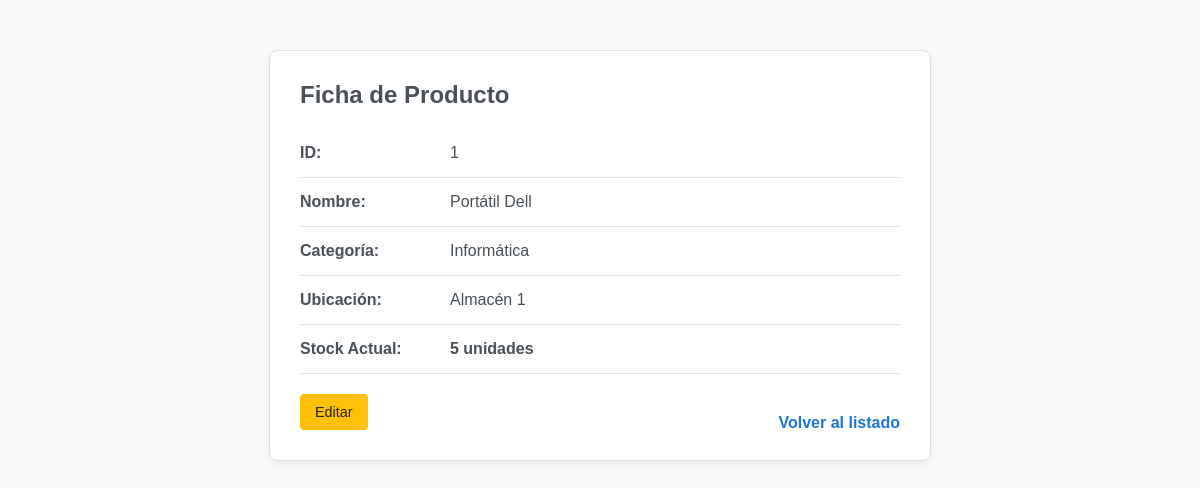
Page /items_show.php?id=1 (signed in) on the committed database.
### tables this page shows
CREATE TABLE IF NOT EXISTS items (
    id INT AUTO_INCREMENT PRIMARY KEY,
    nombre VARCHAR(100) NOT NULL,
    categoria VARCHAR(50),
    ubicacion VARCHAR(50),
    stock INT DEFAULT 0
);

### app/utils.php (called while the page is built, shortened)
<?php
function e($texto) {
    return htmlspecialchars($texto, ENT_QUOTES, 'UTF-8');
}

### public/items_show.php (the view, shortened to what this page needs)
<?php
require_once __DIR__ . '/../app/pdo.php';
require_once __DIR__ . '/../app/utils.php';
$id = $_GET['id'] ?? null;
$stmt = $pdo->prepare("SELECT * FROM items WHERE id = :id");
$stmt->execute([':id' => $id]);
$item = $stmt->fetch();
?>
<!DOCTYPE html>
<html lang="es">
<head>
    <link rel="stylesheet" href="css/styles.css">
</head>
<body>
    <div class="detail-card">
        <h2 style="margin-top: 0;">Ficha de Producto</h2>
        <div class="detail-row">
            <span class="detail-label">ID:</span>
            <span class="detail-value"><?= e($item['id']) ?></span>
        </div>
        <div class="detail-row">
            <span class="detail-label">Nombre:</span>
            <span class="detail-value"><?= e($item['nombre']) ?></span>
        </div>
        <div class="detail-row">
            <span class="detail-label">Categoría:</span>
            <span class="detail-value"><?= e($item['categoria']) ?></span>
        </div>
        <div class="detail-row">
            <span class="detail-label">Ubicación:</span>
            <span class="detail-value"><?= e($item['ubicacion']) ?></span>
        </div>
        <div class="detail-row">
            <span class="detail-label">Stock Actual:</span>
            <span class="detail-value" style="font-weight: bold;">
                <?= e($item['stock']) ?> unidades
            </span>
        </div>
        <div style="margin-top: 20px;">
            <a href="items_form.php?id=<?= $item['id'] ?>" class="btn btn-warning">Editar</a>
            <a href="index.php" class="btn-back" style="float: right;">Volver al listado</a>
        </div>
    </div>
</body>
</html>

### public/css/styles.css (style rules this page uses)
:root { --fondo-cuerpo: #f8f9fa; --fondo-tarjeta: #ffffff; --fondo-input: #ffffff; --texto-principal: #495057; --borde: #dee2e6; --azul-marca: #1f75d5; --sombra: rgba(0, 0, 0, 0.05); }
body { font-family: 'Verdana', sans-serif; background-color: var(--fondo-cuerpo); color: var(--texto-principal); margin: 0; padding: 0; }
.btn, button { padding: 10px 15px; border-radius: 4px; text-decoration: none; display: inline-block; font-size: 0.9rem; border: none; cursor: pointer; transition: opacity 0.3s; color: white !important; }
.btn-warning { background-color: #ffc107 !important; color: #212529 !important; }

### public/items_show.php (style rules this page uses)
.detail-card { max-width: 600px; margin: 50px auto; background: var(--fondo-tarjeta); padding: 30px; border-radius: 8px; border: 1px solid var(--borde); box-shadow: 0 4px 10px var(--sombra); }
.detail-row { display: flex; border-bottom: 1px solid var(--borde); padding: 15px 0; }
.detail-label { font-weight: bold; width: 150px; color: var(--texto-principal); }
.detail-value { flex-grow: 1; color: var(--texto-principal); }
.btn-back { display: inline-block; margin-top: 20px; text-decoration: none; color: var(--azul-marca); font-weight: bold; }

### rows in the picture
items: id "1", nombre "Portátil Dell", categoria "Informática", ubicacion "Almacén 1", stock "5"
